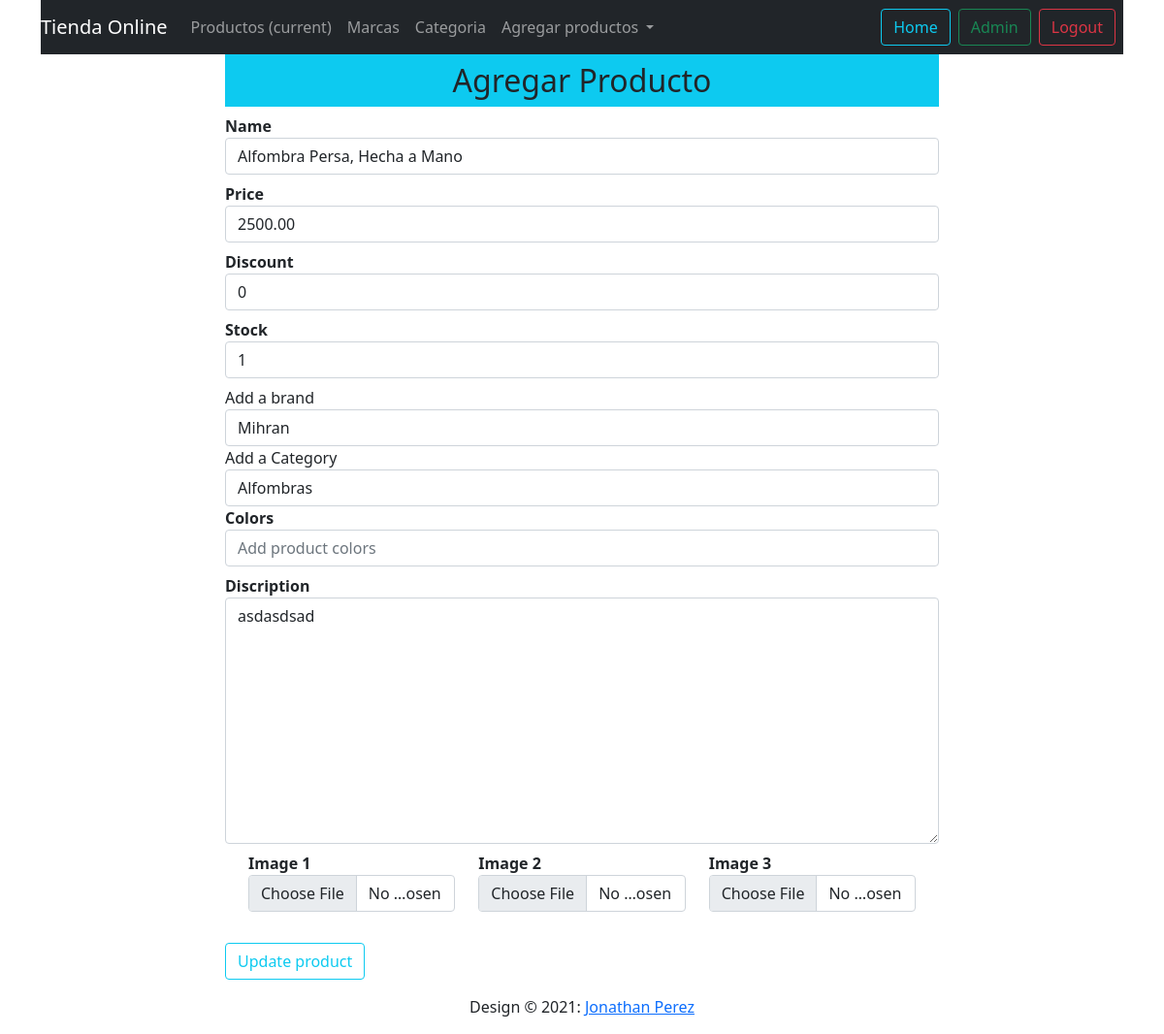
The app's page /updateproduct/2, older data.
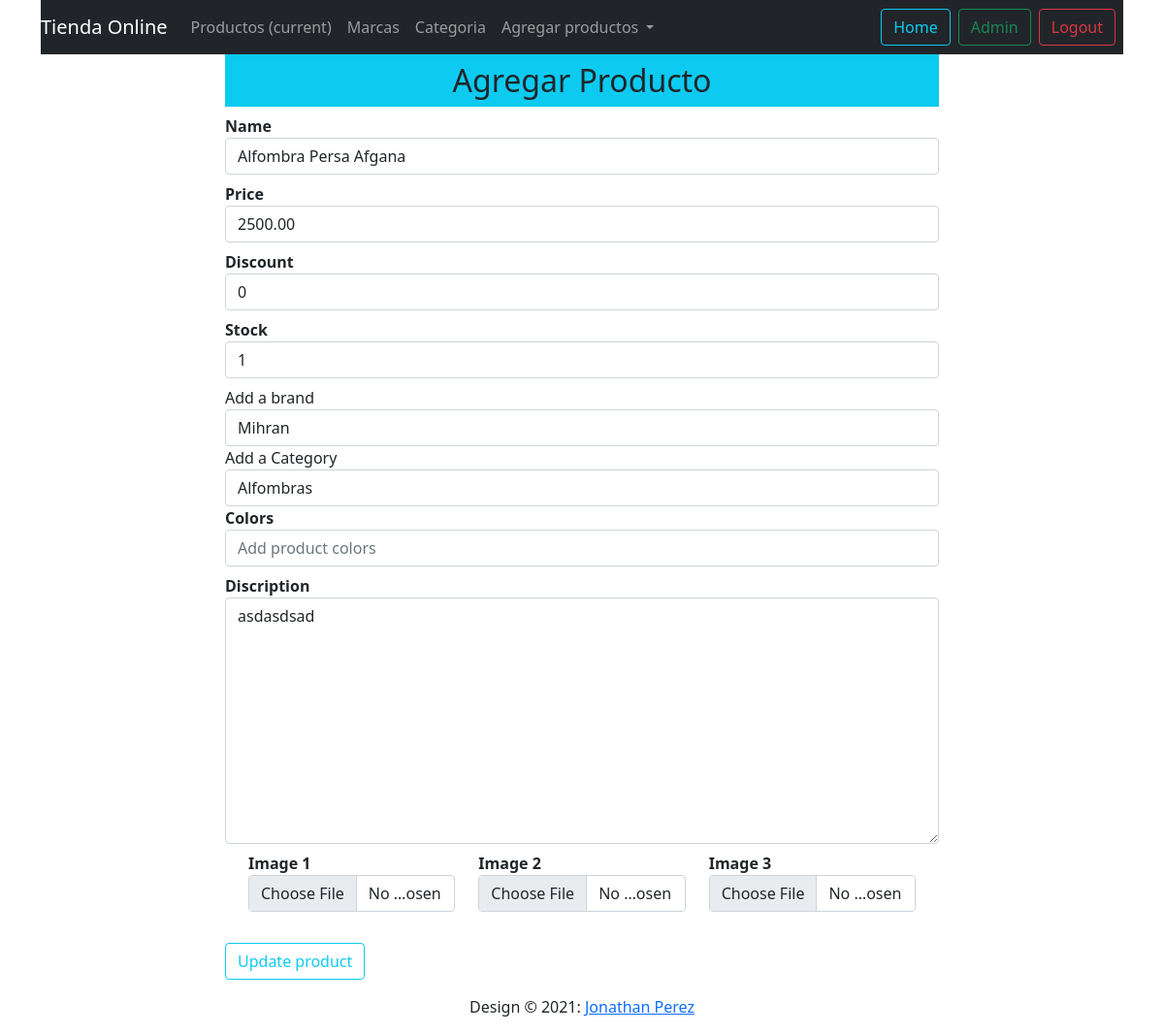
The same page, newer data.
### shop/products/models.py (models this page shows, shortened)
class Addproduct(db.Model):
    id = db.Column(db.Integer, primary_key=True)
    name = db.Column(db.String(80), nullable=False)
    price = db.Column(db.Numeric(10, 2), nullable=False)
    discount = db.Column(db.Integer, default=0)
    stock = db.Column(db.Integer, nullable=False)
    colors = db.Column(db.Text, nullable=False)
    desc = db.Column(db.Text, nullable=False)
    pub_date = db.Column(db.DateTime, nullable=False, default=datetime.utcnow)
    category_id = db.Column(db.Integer, db.ForeignKey('category.id'), nullable=False)
    category = db.relationship('Category', backref=db.backref('categories', lazy=True))
    brand_id = db.Column(db.Integer, db.ForeignKey('brand.id'), nullable=False)
    brand = db.relationship('Brand', backref=db.backref('brands', lazy=True))
    image_1 = db.Column(db.String(150), nullable=False, default='image1.jpg')
    image_2 = db.Column(db.String(150), nullable=False, default='image2.jpg')
    image_3 = db.Column(db.String(150), nullable=False, default='image3.jpg')

### shop/products/routes.py (the view, shortened to what this page needs)
@app.route('/updateproduct/<int:id>', methods=['GET', 'POST'])
def updateproduct(id):
    brands = Brand.query.all()
    categories = Category.query.all()
    product = Addproduct.query.get_or_404(id)
    brand = request.form.get('brand')
    category = request.form.get('category')
    form = Addproducts(request.form)
    form.name.data = product.name
    form.price.data = product.price
    form.discription.data = product.discount
    form.stock.data = product.stock
    form.discription.data = product.desc
    return render_template('products/updateproduct.html', form=form, product=product, categories=categories,
                           brands=brands)

### shop/products/forms.py
class Addproducts(Form):
    name = StringField('Name', [validators.DataRequired()])
    price = DecimalField('Price', [validators.DataRequired()])
    discount = IntegerField('Discount', default=0)
    stock = IntegerField('Stock', [validators.DataRequired()])
    colors = StringField('Colors', [validators.DataRequired()])
    discription = TextAreaField('Discription', [validators.DataRequired()])
    image_1 = FileField('Image 1', validators=[FileAllowed(['jpg', 'png', 'gif', 'jpeg'])])
    image_2 = FileField('Image 2', validators=[FileAllowed(['jpg', 'png', 'gif', 'jpeg'])])
    image_3 = FileField('Image 3', validators=[FileAllowed(['jpg', 'png', 'gif', 'jpeg'])])

### shop/templates/products/updateproduct.html (shortened to what this page needs)
{% extends 'layout.html'%}
{% block content %}
<div class="container">
        <nav class="navbar navbar-expand-lg navbar-dark bg-dark">
            <a class="navbar-brand" href="{{url_for('admin')}}">Tienda Online</a>
            <div class="collapse navbar-collapse" id="navbarNavDropdown">
              <ul class="navbar-nav">
                <li class="nav-item active">
                  <a class="nav-link" href="{{url_for('admin')}}">Productos <span class="sr-only">(current)</span></a>
                </li>
                <li class="nav-item">
                  <a class="nav-link" href="{{url_for('brands')}}">Marcas</a>
                </li>
                <li class="nav-item">
                  <a class="nav-link" href="{{url_for('category')}}">Categoria</a>
                </li>
                <li class="nav-item dropdown">
                  <a class="nav-link dropdown-toggle" href="#" id="navbarDropdownMenuLink" role="button" data-toggle="dropdown" aria-haspopup="true" aria-expanded="false">
                    Agregar productos
                  </a>
                </li>
              </ul>
            </div>
            <a href=""<button class="btn btn-outline-info me-2" type="button">Home</button></a>
            <a href="{{url_for('admin')}}"><button class="btn btn-outline-success me-2" type="button">Admin</button></a>
            <a href="{{url_for('logout')}}"><button class="btn btn-outline-danger me-2" type="button">Logout</button></a>
          </nav>
    </div>
<div class="container">
    <div class="row">
        <div class="col-md-2"></div>
            <div class="col-md-8">
                <h2 class="text-center bg-info p-2"> Agregar Producto</h2>
                {% from '_formhelpers.html' import render_field %}
                <form action="" method="POST" enctype="multipart/form-data">
                    {{ render_field(form.name, class="form-control", placeholder="Add product name")}}
                    {{ render_field(form.price, class="form-control", placeholder="Add product price")}}
                    {{ render_field(form.discount, class="form-control", placeholder="Add product discount")}}
                    {{ render_field(form.stock, class="form-control", placeholder="Add product stock")}}
                    <label for="brand">Add a brand</label>
                    <select name="brand" id="brand" class="form-control" required>
                        <option value="{{product.brand_id}}"> {{product.brand.name}}</option>
                    </select>
                      <label for="category">Add a Category</label>
                    <select name="category" id="category" class="form-control" required>
                        <option value="{{product.category_id}}"> {{product.category.name}}</option>
                    </select>
                    {{ render_field(form.colors, class="form-control", placeholder="Add product colors")}}
                    {{ render_field(form.discription, class="form-control", placeholder="Add product detail", rows="10")}}
                    <div class="container">
                        <div class="row">
                             <div class="col-md-4">{{ render_field(form.image_1, class="form-control")}}</div>
                            <div class="col-md-4">{{ render_field(form.image_2, class="form-control")}}</div>
                            <div class="col-md-4">{{ render_field(form.image_3, class="form-control")}}</div>
                        </div>
                    </div>
                    <button type="submit" class="btn btn-outline-info mt-4">Update product</button>
                </form>
             </div>
        <div class="col-md-2"></div>
    </div>
</div>
{% endblock content %}

Row changes from the older to the newer data that the page shows:
changed Addproduct: name "Alfombra Persa, Hecha a Mano" → "Alfombra Persa Afgana"
